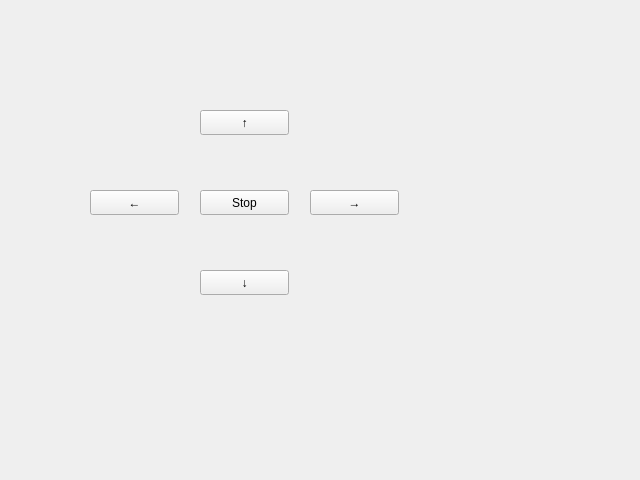
<?xml version="1.0" encoding="UTF-8"?>
<ui version="4.0">
 <class>MainWindow</class>
 <widget class="QMainWindow" name="MainWindow">
  <property name="enabled">
   <bool>true</bool>
  </property>
  <property name="geometry">
   <rect>
    <x>0</x>
    <y>0</y>
    <width>640</width>
    <height>480</height>
   </rect>
  </property>
  <property name="windowTitle">
   <string>MainWindow</string>
  </property>
  <property name="autoFillBackground">
   <bool>true</bool>
  </property>
  <property name="styleSheet">
   <string notr="true">color rgb(92, 53, 102)</string>
  </property>
  <widget class="QWidget" name="centralwidget">
   <widget class="QPushButton" name="pushButton">
    <property name="geometry">
     <rect>
      <x>200</x>
      <y>110</y>
      <width>89</width>
      <height>25</height>
     </rect>
    </property>
    <property name="text">
     <string>↑</string>
    </property>
   </widget>
   <widget class="QPushButton" name="pushButton_3">
    <property name="geometry">
     <rect>
      <x>310</x>
      <y>190</y>
      <width>89</width>
      <height>25</height>
     </rect>
    </property>
    <property name="text">
     <string>→</string>
    </property>
   </widget>
   <widget class="QPushButton" name="pushButton_4">
    <property name="geometry">
     <rect>
      <x>200</x>
      <y>270</y>
      <width>89</width>
      <height>25</height>
     </rect>
    </property>
    <property name="text">
     <string>↓</string>
    </property>
   </widget>
   <widget class="QPushButton" name="pushButton_5">
    <property name="geometry">
     <rect>
      <x>200</x>
      <y>190</y>
      <width>89</width>
      <height>25</height>
     </rect>
    </property>
    <property name="text">
     <string>Stop</string>
    </property>
   </widget>
   <widget class="QPushButton" name="pushButton_2">
    <property name="geometry">
     <rect>
      <x>90</x>
      <y>190</y>
      <width>89</width>
      <height>25</height>
     </rect>
    </property>
    <property name="text">
     <string>←</string>
    </property>
   </widget>
  </widget>
 </widget>
 <resources/>
 <connections/>
</ui>
